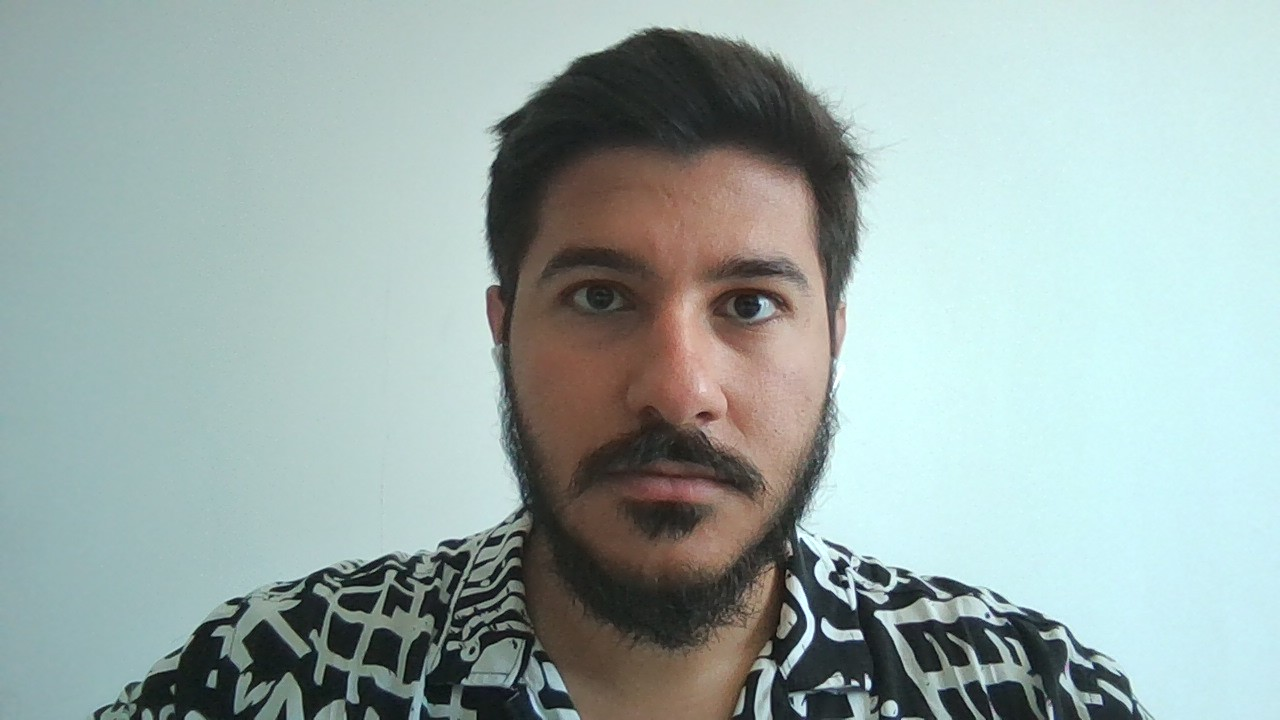
#> input picture MeanShift(OrtalamaKayma)/me.jpg, 1280 x 720 px, given in place of the camera
$ python meanshift.py
#> lines starting #> are read from the running program, lines starting #| are printed output that depends on the picture
import cv2
import numpy as np

#Open camera
cap = cv2.VideoCapture(0)

# read a frame

ret, frame = cap.read()
#> frame is the input picture: shape (720, 1280, 3); mean B, G, R 170.2, 172.9, 156

if ret == False:
    print("Uyari")

# detectio

face_cascade = cv2.CascadeClassifier("haarcascade_frontalface_default.xml")
face_rects = face_cascade.detectMultiScale(frame)
#> face_rects = [[472, 143, 407, 407]]

(face_x, face_y, w, h) = tuple(face_rects[0])
#> face_x = 472; face_y = 143; w = 407; h = 407
track_window = (face_x, face_y, w, h) # input of meanshift algoritm
#> track_window = (472, 143, 407, 407)

# region of interest
roi = frame[face_y: face_y + h, face_x: face_x + w]
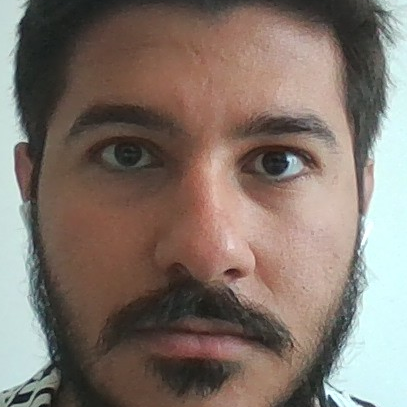
#> roi: shape (407, 407, 3); mean B, G, R 107, 115.8, 128.9

hsv_roi = cv2.cvtColor(roi, cv2.COLOR_BGR2HSV)
#> hsv_roi: shape (407, 407, 3); mean H, S, V 30.6, 63.9, 134.1

roi_hist = cv2.calcHist([hsv_roi], [0], None, [180], [0,180])
#> roi_hist = 180 values, max 19102 at index 11, min 0 at index 27, mean 920.3
cv2.normalize(roi_hist, roi_hist, 0, 255, cv2.NORM_MINMAX)

# criteria of terminate to follow-up
# count = maximum item to be calculated
# eps = changes
term_crit = (cv2.TERM_CRITERIA_EPS | cv2.TERM_CRITERIA_COUNT, 5, 1)

while True:

    ret, frame = cap.read()

    if ret:
        hsv = cv2.cvtColor(frame, cv2.COLOR_BGR2HSV)
#> hsv: shape (720, 1280, 3); mean H, S, V 74.6, 43.2, 177.6

        # use to find histogram in any image
        # coverting pixel

        dst = cv2.calcBackProject([hsv], [0], roi_hist, [0,180], 1)
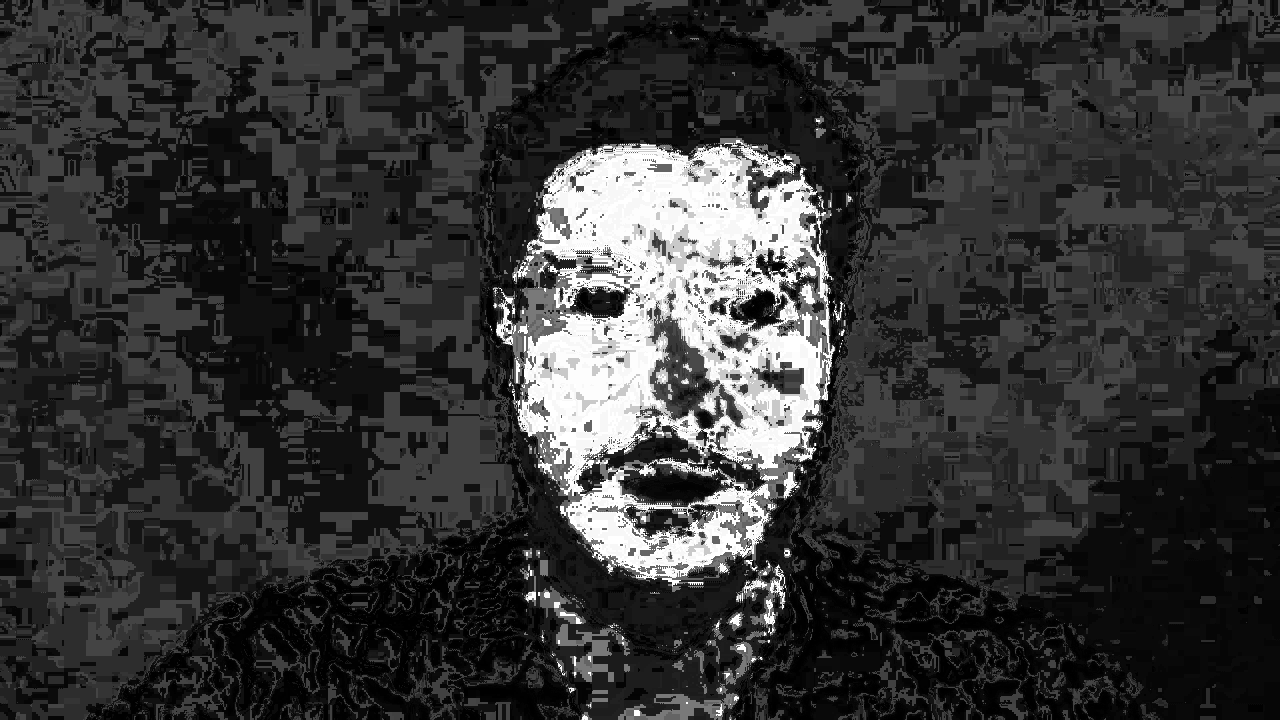
#> dst: shape (720, 1280); min 0, max 255, mean 52.8

        ret, track_window = cv2.meanShift(dst, track_window, term_crit)
#> ret = 5; track_window = (467, 118, 407, 407)

        x,y,w,h = track_window
#> x = 467; y = 118

        img2 = cv2.rectangle(frame, (x,y), (x+w,y+h), (0,0,255),2)

        cv2.imshow("Takip", img2)

        if cv2.waitKey(1) & 0xFF == ord("q"):break
#> (key q is pressed here)


cap.release()
cv2.destroyAllWindows()
